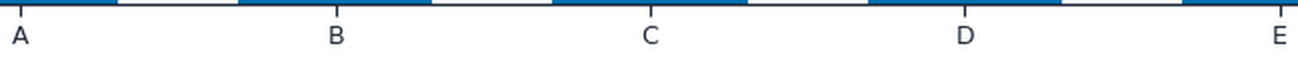
#> input picture examples/golden-runs/reverse-benchmark/reverse-output/bar/inspect/text-crops/x-ticks.png, 1298 x 60 px
$ python inspect_image.py ../../../examples/golden-runs/reverse-benchmark/reverse-output/bar/inspect/text-crops/x-ticks.png   (older library calls are emulated)
#> lines starting #> are read from the running program, lines starting #| are printed output that depends on the picture; after the words box and inside, x2 and y2 are one past the last pixel; in counts of white or black regions, pixels touching at a corner belong together
# /// script
# requires-python = ">=3.10"
# dependencies = ["opencv-python-headless>=4.9", "numpy>=1.24", "Pillow>=10"]
# ///
# -*- coding: utf-8 -*-
"""像素级图表体检：绘图区定位、轴线/刻度检测、Lab 色彩聚类、文本裁剪放大。

输出 measurements.json 与 text-crops/*.png。刻度文本与图例名称由多模态读图
写入 ticks JSON；本脚本不读取 ground truth，也不反推数据。
"""
import argparse
import json
import sys
from pathlib import Path

import cv2
import numpy as np
from PIL import Image

sys.stdout.reconfigure(encoding="utf-8")


def imread(path: Path):
    data = np.fromfile(str(path), dtype=np.uint8)
    if data.size == 0:
        raise ValueError(f"无法读取文件：{path}")
    img = cv2.imdecode(data, cv2.IMREAD_COLOR)
    if img is None:
        raise ValueError(f"无法解码图像：{path}")
    return img


def imwrite(path: Path, img) -> None:
    ok, buf = cv2.imencode(path.suffix or ".png", img)
    if not ok:
        raise ValueError(f"无法编码图像：{path}")
    path.parent.mkdir(parents=True, exist_ok=True)
    buf.tofile(str(path))


def rgb_hex(bgr) -> str:
    b, g, r = [int(round(v)) for v in bgr]
    return f"#{r:02X}{g:02X}{b:02X}"


def content_mask(img):
    hsv = cv2.cvtColor(img, cv2.COLOR_BGR2HSV)
    sat = hsv[:, :, 1]
    val = hsv[:, :, 2]
    return ((sat > 45) & (val > 75)).astype(np.uint8) * 255


def bbox_of(mask):
    ys, xs = np.where(mask > 0)
    if len(xs) == 0:
        return None
    return [int(xs.min()), int(ys.min()), int(xs.max()), int(ys.max())]


def dark_mask(gray):
    return ((gray < 115).astype(np.uint8)) * 255


def longest_line(mask, axis):
    h, w = mask.shape
    if axis == "v":
        kernel = cv2.getStructuringElement(cv2.MORPH_RECT, (1, max(24, h // 8)))
        opened = cv2.morphologyEx(mask, cv2.MORPH_OPEN, kernel)
        score = opened.sum(axis=0) / 255.0
        positions = np.where(score > max(10, h * 0.18))[0]
        if len(positions) == 0:
            return None, None
        groups = []
        start = prev = int(positions[0])
        for p in positions[1:]:
            p = int(p)
            if p - prev > 2:
                groups.append((start, prev))
                start = p
            prev = p
        groups.append((start, prev))
        best = max(groups, key=lambda g: score[g[0]:g[1] + 1].max())
        x = int(round((best[0] + best[1]) / 2))
        rows = np.where(opened[:, best[0]:best[1] + 1].sum(axis=1) > 0)[0]
        return x, (int(rows.min()), int(rows.max())) if len(rows) else None
    kernel = cv2.getStructuringElement(cv2.MORPH_RECT, (max(24, w // 8), 1))
    opened = cv2.morphologyEx(mask, cv2.MORPH_OPEN, kernel)
    score = opened.sum(axis=1) / 255.0
    positions = np.where(score > max(10, w * 0.18))[0]
    if len(positions) == 0:
        return None, None
    groups = []
    start = prev = int(positions[0])
    for p in positions[1:]:
        p = int(p)
        if p - prev > 2:
            groups.append((start, prev))
            start = p
        prev = p
    groups.append((start, prev))
    best = max(groups, key=lambda g: score[g[0]:g[1] + 1].max())
    y = int(round((best[0] + best[1]) / 2))
    cols = np.where(opened[best[0]:best[1] + 1, :].sum(axis=0) > 0)[0]
    return y, (int(cols.min()), int(cols.max())) if len(cols) else None


def detect_axes(gray, hint):
    mask = dark_mask(gray)
    vx, vext = longest_line(mask, "v")
    hy, hext = longest_line(mask, "h")
    h, w = gray.shape
    if hint in ("pie", "heatmap"):
        return (None, None), (None, None)
    if vx is not None and vx > w * 0.55:
        vx = None
    if hy is not None and hy < h * 0.45:
        hy = None
    return (vx, vext), (hy, hext)


# [49 lines left out: functions _peaks, group_peaks, detect_ticks, not called in this run]


def detect_pie(img, hint):
    mask = content_mask(img)
    h, w = mask.shape
    kernel = cv2.getStructuringElement(cv2.MORPH_ELLIPSE, (max(9, w // 45), max(9, w // 45)))
    closed = cv2.morphologyEx(mask, cv2.MORPH_CLOSE, kernel)
    contours, _ = cv2.findContours(closed, cv2.RETR_EXTERNAL, cv2.CHAIN_APPROX_SIMPLE)
    if not contours:
        return None
    contour = max(contours, key=cv2.contourArea)
    if len(contour) < 5:
        return None
    area = cv2.contourArea(contour)
    if area < 0.03 * w * h:
        return None
    (cx, cy), (ma, mi), angle = cv2.fitEllipse(contour)
    aspect = max(ma, mi) / max(1e-6, min(ma, mi))
    fill = area / max(1e-6, np.pi * ma * mi / 4)
    is_pie = hint == "pie" or (area > 0.10 * w * h and aspect < 2.5 and fill > 0.55)
    if not is_pie:
        return None
    return {
        "center": [round(float(cx), 1), round(float(cy), 1)],
        "radius": round(float(max(ma, mi) / 2), 1),
        "aspect": round(float(aspect), 3),
        "fill_ratio": round(float(fill), 3),
        "is_3d": bool(aspect > 1.22),
    }


def detect_palette(img, bbox, k=8):
    if bbox is None:
        return []
    x0, y0, x1, y1 = bbox
    crop = img[max(0, y0):min(img.shape[0], y1 + 1), max(0, x0):min(img.shape[1], x1 + 1)]
    hsv = cv2.cvtColor(crop, cv2.COLOR_BGR2HSV)
    mask = (hsv[:, :, 1] > 55) & (hsv[:, :, 2] > 75)
    pixels = crop[mask]
    if len(pixels) < 20:
        return []
    if len(pixels) > 40000:
        idx = np.linspace(0, len(pixels) - 1, 40000).astype(int)
        pixels = pixels[idx]
    k = int(max(2, min(k, len(pixels))))
    criteria = (cv2.TERM_CRITERIA_EPS + cv2.TERM_CRITERIA_MAX_ITER, 30, 1.0)
    _, labels, centers = cv2.kmeans(pixels.astype(np.float32), k, None, criteria, 5, cv2.KMEANS_PP_CENTERS)
    counts = np.bincount(labels.flatten(), minlength=k)
    total = counts.sum()
    out = []
    for count, center in sorted(zip(counts, centers), key=lambda x: -x[0]):
        share = float(count / total)
        if share < 0.01:
            continue
        out.append({"hex": rgb_hex(center), "share": round(share, 4), "bgr": [int(round(v)) for v in center]})
    return out


def save_crop(img, bbox, path: Path, scale=2, pad=8):
    if bbox is None:
        return None
    h, w = img.shape[:2]
    x0, y0, x1, y1 = bbox
    x0 = max(0, int(x0) - pad); y0 = max(0, int(y0) - pad)
    x1 = min(w, int(x1) + pad); y1 = min(h, int(y1) + pad)
    if x1 <= x0 or y1 <= y0:
        return None
    crop = img[y0:y1, x0:x1]
    if scale != 1:
        crop = cv2.resize(crop, None, fx=scale, fy=scale, interpolation=cv2.INTER_LANCZOS4)
    imwrite(path, crop)
    return {"path": str(path), "bbox": [x0, y0, x1, y1], "scale": scale}


def text_regions(gray, plot, pie):
    h, w = gray.shape
    x0, y0, x1, y1 = plot if plot else (0, 0, w - 1, h - 1)
    dark = dark_mask(gray)
    regions = {}
    # 标题：绘图区上方
    top = dark[0:max(1, y0 - 4), :]
    regions["title"] = bbox_of(top)
    # 横轴标签/刻度：绘图区下方
    bottom = dark[min(h - 1, y1 + 2):h, :]
    regions["x_axis"] = bbox_of(bottom)
    # 纵轴标签：绘图区左侧
    left = dark[:, 0:max(1, x0 - 2)]
    regions["y_axis"] = bbox_of(left)
    # 图例/右上：优先取右上彩色块；没有则取上方右侧
    right_top = dark[0:max(1, y0), max(0, x0):w]
    regions["legend"] = bbox_of(right_top)
    return regions


def main() -> int:
    ap = argparse.ArgumentParser(description="像素级图表体检（图像 → measurements.json）")
    ap.add_argument("image")
    ap.add_argument("--chart-type", choices=["bar", "line", "scatter", "pie", "heatmap"], default=None)
    ap.add_argument("--outdir", default="reverse-work")
    ap.add_argument("--out", default=None)
    ap.add_argument("--min-width", type=int, default=800)
    ap.add_argument("--text-scale", type=float, default=2.0)
    ap.add_argument("--json", action="store_true")
    args = ap.parse_args()

    result = {"status": "error", "outputs": [], "rows_used": 0, "rows_dropped": 0,
              "verified": False, "warnings": [], "measurements": {}}
    warnings = result["warnings"]
    try:
        image_path = Path(args.image)
        img = imread(image_path)
#> in imread, img is the input picture: shape (60, 1298, 3); mean B, G, R 240.8, 237.6, 232.8
        h, w = img.shape[:2]
#> h = 60; w = 1298
        gray = cv2.cvtColor(img, cv2.COLOR_BGR2GRAY)
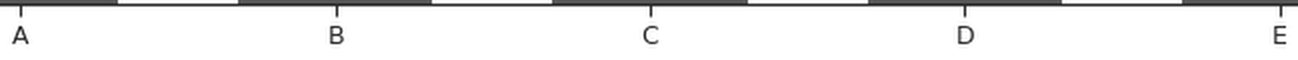
#> gray: shape (60, 1298); min 3, max 255, mean 236.6
        hsv = cv2.cvtColor(img, cv2.COLOR_BGR2HSV)
#> hsv: shape (60, 1298, 3); mean H, S, V 17.4, 14.9, 240.8
        sharpness = float(cv2.Laplacian(gray, cv2.CV_64F).var())
#> sharpness = 502
        outdir = Path(args.outdir)
        crops_dir = outdir / "text-crops"
        crops_dir.mkdir(parents=True, exist_ok=True)

        pie = detect_pie(img, args.chart_type)
#> in content_mask, `return ((sat > 45) & (val > 75)).astype(np.uint8) * 255`:
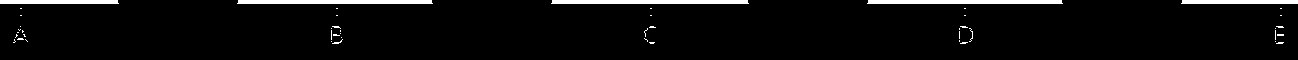
#> returned value: shape (60, 1298); 4.5% white; 49 white regions (44 under 20 px), largest, box (x1, y1, x2, y2) and area: (551, 0, 749, 4) 786, (237, 0, 433, 4) 778, (867, 0, 1063, 4) 778, (0, 0, 119, 4) 473, (1181, 0, 1298, 4) 465
#> in detect_pie, `closed = cv2.morphologyEx(mask, cv2.MORPH_CLOSE, kernel)`:
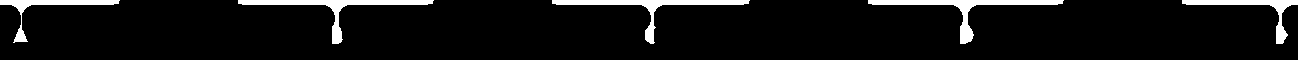
#> closed: shape (60, 1298); 7.2% white; 5 white regions
#> in detect_pie, `contours, _ = cv2.findContours(closed, cv2.RETR_EXTERNAL, cv2.CHAIN_AP..`: contours = 5 contours; box (x1, y1, x2, y2) and area: (868, 0, 1064, 44) 1118, (238, 0, 434, 44) 1055, (552, 0, 750, 44) 1020, (1182, 0, 1298, 44) 726, (0, 0, 120, 43) 650
#> in detect_pie, `contour = max(contours, key=cv2.contourArea)`: contour = contour of 50 points, box (x1, y1, x2, y2) (868, 0, 1064, 44), area 1118
#> in detect_pie, `area = cv2.contourArea(contour)`: area = 1118
        (vx, vext), (hy, hext) = detect_axes(gray, args.chart_type)
#> in dark_mask, `return ((gray < 115).astype(np.uint8)) * 255`: returned value: shape (60, 1298); 8.2% white; 6 white regions, box (x1, y1, x2, y2) and area: (0, 0, 1298, 16) 5944, (331, 26, 343, 44) 98, (959, 26, 974, 44) 86, (13, 26, 28, 44) 85, (1275, 26, 1286, 44) 78, (644, 26, 657, 44) 62
#> in longest_line, `opened = cv2.morphologyEx(mask, cv2.MORPH_OPEN, kernel)`:
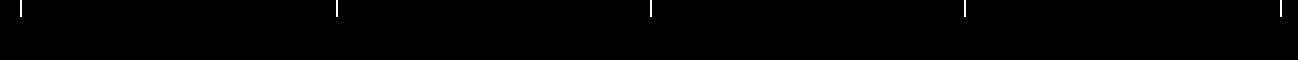
#> opened: shape (60, 1298); 0.22% white in thin lines or dots, all inside (x1, y1, x2, y2) = (20, 0, 1282, 17)
#> in longest_line, `score = opened.sum(axis=0) / 255.0`: score = 1298 values, max 17 at index 20, min 0 at index 0, mean 0.131
#> in longest_line, `positions = np.where(score > max(10, h * 0.18))[0]`: positions = [20, 21, 336, 337, 650, 651, 964, 965, 1280, 1281]
#> in longest_line, `start = prev = int(positions[0])`: start = 20
#> the loop in longest_line, `for p in positions[1:]:` made 9 passes
#> (p, start, prev) on passes 2, 4, 6, 8: (336, 336, 336), (650, 650, 650), (964, 964, 964), (1280, 1280, 1280)
#> (p, prev) on passes 1, 3, 5, 7, 9: (21, 21), (337, 337), (651, 651), (965, 965), (1281, 1281)
#> after the loop in longest_line, `for p in positions[1:]:`: groups = [(20, 21), (336, 337), (650, 651), (964, 965)]
#> in longest_line, `best = max(groups, key=lambda g: score[g[0]:g[1] + 1].max())`: best = (20, 21)
#> in longest_line, `x = int(round((best[0] + best[1]) / 2))`: x = 20
#> in longest_line, `rows = np.where(opened[:, best[0]:best[1] + 1].sum(axis=1) > 0)[0]`: rows = 17 values from 0 to 16
#> in detect_axes, `vx, vext = longest_line(mask, "v")`: vx = 20; vext = (0, 16)
#> call 2 of longest_line, with axis = 'h'
#> in longest_line (call 2), `opened = cv2.morphologyEx(mask, cv2.MORPH_OPEN, kernel)`:
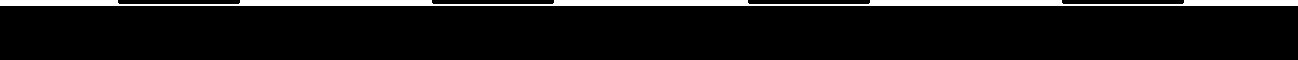
#> opened: shape (60, 1298); 7.5% white; 1 white region, box (x1, y1, x2, y2) and area: (0, 0, 1298, 6) 5844
#> in longest_line (call 2), `score = opened.sum(axis=1) / 255.0`: score = 60 values, max 1298 at index 4, min 0 at index 6, mean 97.4
#> in longest_line (call 2), `positions = np.where(score > max(10, w * 0.18))[0]`: positions = [0, 1, 2, 3, 4, 5]
#> in longest_line (call 2), `start = prev = int(positions[0])`: start = 0
#> the loop in longest_line (call 2), `for p in positions[1:]:` made 5 passes
#> after the loop in longest_line (call 2), `for p in positions[1:]:`: groups = []
#> in longest_line (call 2), `best = max(groups, key=lambda g: score[g[0]:g[1] + 1].max())`: best = (0, 5)
#> in longest_line (call 2), `y = int(round((best[0] + best[1]) / 2))`: y = 2
#> in longest_line (call 2), `cols = np.where(opened[best[0]:best[1] + 1, :].sum(axis=0) > 0)[0]`: cols = 1298 values from 0 to 1297
#> in detect_axes, `hy, hext = longest_line(mask, "h")`: hy = 2; hext = (0, 1297)
#> vx = 20; vext = (0, 16); hext = (0, 1297)
        content = bbox_of(content_mask(img))
#> in bbox_of, `ys, xs = np.where(mask > 0)`: ys = 3541 values from 0 to 43; xs = 3541 values, max 1297 at index 817, min 0 at index 0, mean 649.7
#> content = [0, 0, 1297, 43]
        if pie:
            x0, y0, x1, y1 = content
            plot = [x0, y0, x1, y1]
            axis_info = {"type": "none", "note": "pie 无坐标轴"}
        elif vx is not None and hy is not None:
            axis_top = vext[0] if vext else max(0, content[1] - 10)
            axis_right = hext[1] if hext else (content[2] if content else w - 10)
            plot = [vx, axis_top, axis_right, hy]
            axis_info = {"type": "cartesian", "y_axis_x": vx, "x_axis_y": hy,
                         "y_extent": list(vext) if vext else None,
                         "x_extent": list(hext) if hext else None}
        elif content:
            plot = list(content)
#> plot = [0, 0, 1297, 43]
            axis_info = {"type": "none", "note": "未检测到坐标轴，使用内容包围盒"}
        else:
            raise ValueError("未检测到图表内容包围盒")

        x_ticks = detect_ticks(gray, plot, "x") if axis_info["type"] == "cartesian" else []
#> x_ticks = []
        y_ticks = detect_ticks(gray, plot, "y") if axis_info["type"] == "cartesian" else []
#> y_ticks = []
        palette = detect_palette(img, content or plot)
#> in detect_palette, `x0, y0, x1, y1 = bbox`: x0 = 0; x1 = 1297; y1 = 43
#> in detect_palette, `crop = img[max(0, y0):min(img.shape[0], y1 + 1), max(0, x0):min(img.sh..`:
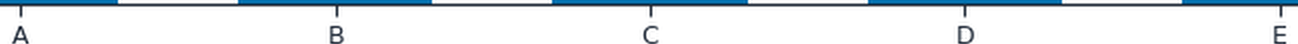
#> crop: shape (44, 1298, 3); mean B, G, R 235.7, 231.4, 224.8
#> in detect_palette, `hsv = cv2.cvtColor(crop, cv2.COLOR_BGR2HSV)`: hsv: shape (44, 1298, 3); mean H, S, V 23.5, 20.3, 235.7
#> in detect_palette, `mask = (hsv[:, :, 1] > 55) & (hsv[:, :, 2] > 75)`:
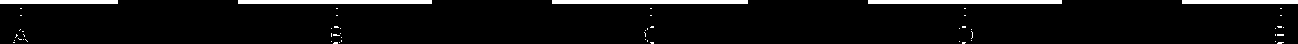
#> mask: shape (44, 1298) bool; 6% white; 56 white regions (51 under 20 px), largest, box (x1, y1, x2, y2) and area: (552, 0, 748, 4) 784, (238, 0, 432, 4) 776, (868, 0, 1062, 4) 776, (0, 0, 118, 4) 472, (1182, 0, 1298, 4) 464
#> in detect_palette, `k = int(max(2, min(k, len(pixels))))`: k = 8
#> in detect_palette, `_, labels, centers = cv2.kmeans(pixels.astype(np.float32), k, None, cr..`: labels = 3447 values, max 7 at index 2571, min 0 at index 818, mean 2.19; centers = [[183, 119, 4.16], [120, 75, 2.17], [78.55, 65.87, 56.53], [173.9, 110.6, 0.0236], [175.1, 115.1, 8.99], [194, 145, 58.33], [86.39, 74.38, 65.96], [130, 94, 35]]
#> in detect_palette, `counts = np.bincount(labels.flatten(), minlength=k)`: counts = [784, 810, 53, 846, 800, 24, 122, 8]
#> in detect_palette, `total = counts.sum()`: total = 3447
#> the loop in detect_palette, `for count, center in sorted(zip(counts, centers), key=lambda x: -x[0]):` made 8 passes
#> (count, center, share) on passes 1 to 6: (846, [173.9, 110.6, 0.0236], 0.245), (810, [120, 75, 2.17], 0.235), (800, [175.1, 115.1, 8.99], 0.232), (784, [183, 119, 4.16], 0.227), (122, [86.39, 74.38, 65.96], 0.0354), (53, [78.55, 65.87, 56.53], 0.0154)
#> (count, center, share) on passes 7 to 8: (24, [194, 145, 58.33], 0.00696), (8, [130, 94, 35], 0.00232)
#> after the loop in detect_palette, `for count, center in sorted(zip(counts, centers), key=lambda x: -x[0]):`: out = 6 items
#> palette = 6 items
        regions = text_regions(gray, plot, pie)
#> in text_regions, `x0, y0, x1, y1 = plot if plot else (0, 0, w - 1, h - 1)`: x0 = 0; x1 = 1297; y1 = 43
#> in text_regions, `left = dark[:, 0:max(1, x0 - 2)]`: left = 60 values, max 255 at index 0, min 0 at index 6, mean 25.5
#> regions = 4 items

        crops = []
        for name, bbox in regions.items():
            saved = save_crop(img, bbox, crops_dir / f"{name}.png", args.text_scale, 8)
            if saved:
                crops.append({"name": name, **saved})
#> this loop made 4 passes
#> (name, bbox, x1 in save_crop, y1 in save_crop) on passes 1, 3, 4: ('title', [0, 0, 1297, 0], 1298, 8), ('y_axis', [0, 0, 0, 5], 8, 13), ('legend', [0, 0, 1297, 0], 1298, 8)
#> after the loop, crops = 3 items
        # 刻度条放大，便于多模态读刻度
        if x_ticks:
            xb = [min(x_ticks) - 6, int(plot[3]) + 2, max(x_ticks) + 6, min(h - 1, int(plot[3]) + 24)]
            saved = save_crop(img, xb, crops_dir / "x-ticks.png", args.text_scale, 4)
            if saved: crops.append({"name": "x-ticks", **saved})
        if y_ticks:
            yb = [max(0, int(plot[0]) - 42), min(y_ticks) - 6, max(0, int(plot[0]) + 2), max(y_ticks) + 6]
            saved = save_crop(img, yb, crops_dir / "y-ticks.png", args.text_scale, 4)
            if saved: crops.append({"name": "y-ticks", **saved})

        quality = {"sharpness": round(sharpness, 2),
                   "low_resolution": bool(w < args.min_width),
                   "width": w, "height": h}
#> quality = {'sharpness': 502, 'low_resolution': False, 'width': 1298, 'height': 60}
        evidence = "B"
        if quality["low_resolution"]:
            evidence = "C"
            warnings.append(f"图像宽度 {w}px < {args.min_width}px：仅可按 C 级骨架/近似处理，不承诺精确反推")
        if sharpness < 18:
            evidence = "C" if evidence == "B" else evidence
            warnings.append(f"图像清晰度偏低（Laplacian variance={sharpness:.1f}）：建议标注为 C 级")
        if pie and pie["is_3d"]:
            evidence = "X"
            warnings.append("检测到椭圆/透视饼图（aspect>1.22）：3D 透视不可逆，拒绝数值反推")
        chart_hint = args.chart_type or ("pie" if pie else "bar")
#> chart_hint = 'bar'

        measurements = {
            "image": str(image_path),
            "width": w, "height": h,
            "dpi": None,
            "plot_bbox": [int(round(v)) for v in plot],
            "axis": axis_info,
            "content_bbox": content,
            "x_ticks_px": x_ticks,
            "y_ticks_px": y_ticks,
            "palette": palette,
            "pie": pie,
            "quality": quality,
            "chart_type_hint": chart_hint,
            "evidence_hint": evidence,
            "text_crops": crops,
            "text_regions": {k: (list(v) if v else None) for k, v in regions.items()},
        }
        result["measurements"] = measurements
        measurements_path = outdir / "measurements.json"
        measurements_path.parent.mkdir(parents=True, exist_ok=True)
        measurements_path.write_text(json.dumps(measurements, ensure_ascii=False, indent=2) + "\n", encoding="utf-8")
        result["outputs"] = [str(measurements_path)] + [c["path"] for c in crops]
        result["status"] = "success"
        result["verified"] = bool(x_ticks or y_ticks or pie)
    except Exception as exc:  # noqa: BLE001
        warnings.append(f"{type(exc).__name__}: {exc}")

    payload = json.dumps(result, ensure_ascii=False, indent=2)
    if args.out:
        Path(args.out).parent.mkdir(parents=True, exist_ok=True)
        Path(args.out).write_text(payload + "\n", encoding="utf-8")
        result["outputs"].append(str(args.out))
        payload = json.dumps(result, ensure_ascii=False, indent=2)
    print(payload)
#> (printed output is left out)
    return 0 if result["status"] == "success" else 2


if __name__ == "__main__":
    raise SystemExit(main())
#> (the program exits here)

$ run again, with examples/golden-runs/reverse-benchmark/reverse-output/bar/inspect/text-crops/y_axis.png copied over examples/golden-runs/reverse-benchmark/reverse-output/bar/inspect/text-crops/x-ticks.png
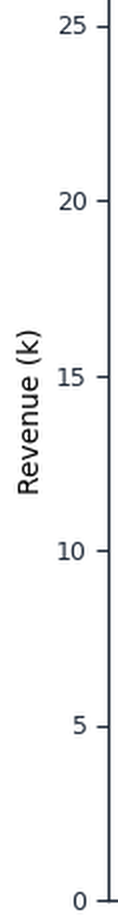
#> input picture examples/golden-runs/reverse-benchmark/reverse-output/bar/inspect/text-crops/y_axis.png, 118 x 924 px
#> in imread, img is the input picture: shape (924, 118, 3); mean B, G, R 245.8, 245.4, 245
#> sharpness = 618.6
#> in content_mask, `return ((sat > 45) & (val > 75)).astype(np.uint8) * 255`:
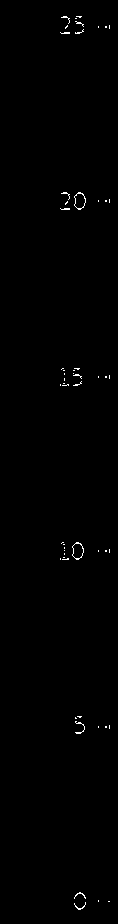
#> returned value: shape (924, 118); 0.41% white in thin lines or dots, all inside (x1, y1, x2, y2) = (60, 16, 110, 910)
#> closed: shape (924, 118); 0.94% white; 21 white regions (13 under 20 px)
#> contours = 21 contours, 16 with area under 20; largest, box (x1, y1, x2, y2) and area: (60, 192, 86, 210) 270, (60, 542, 84, 560) 258, (60, 16, 84, 34) 124, (75, 716, 85, 734) 76, (70, 368, 82, 386) 66
#> contour = contour of 50 points, box (x1, y1, x2, y2) (60, 192, 86, 210), area 270
#> area = 270
#> in longest_line, `score = opened.sum(axis=0) / 255.0`: score = 118 values, max 902 at index 108, min 0 at index 0, mean 15.29
#> in longest_line, `positions = np.where(score > max(10, h * 0.18))[0]`: positions = [108, 109]
#> in longest_line, `start = prev = int(positions[0])`: start = 108
#> the loop in longest_line, `for p in positions[1:]:` made 1 pass
#> (p, prev) on pass 1: (109, 109)
#> after the loop in longest_line, `for p in positions[1:]:`: groups = []
#> best = (108, 109)
#> x = 108
#> rows = 902 values from 0 to 901
#> in detect_axes, `vx, vext = longest_line(mask, "v")`: vx = 108; vext = (0, 901)
#> ys = 448 values from 16 to 909; xs = 448 values, max 109 at index 44, min 60 at index 64, mean 78.04
#> content = [60, 16, 109, 909]
#> x_ticks = []
#> in detect_palette, `x0, y0, x1, y1 = bbox`: x0 = 60; y0 = 16; x1 = 109; y1 = 909
#> mask: shape (894, 50) bool; 0.62% white in thin lines or dots
#> pixels = 275 rows, first 8: [88, 76, 68], [85, 72, 64], [86, 74, 66], [91, 79, 71], [77, 64, 55], [89, 77, 69], [88, 75, 68], [85, 72, 64]
#> k = 8
#> labels = 275 values, max 7 at index 9, min 0 at index 3, mean 3.17; centers = [[90.94, 78.83, 70.78], [77.15, 64.69, 55.75], [84.89, 72.79, 64.39], [86.39, 74.41, 66.07], [79.43, 67.19, 58.38], [81.55, 69.48, 60.83], [88.38, 76.38, 68.12], [83.6, 71.04, 62.8]]
#> counts = [18, 59, 38, 59, 21, 29, 26, 25]
#> total = 275
#> the loop in detect_palette, `for count, center in sorted(zip(counts, centers), key=lambda x: -x[0]):` made 8 passes
#> (count, center, share) on passes 1 to 8: (59, [77.15, 64.69, 55.75], 0.215), (59, [86.39, 74.41, 66.07], 0.215), (38, [84.89, 72.79, 64.39], 0.138), (29, [81.55, 69.48, 60.83], 0.105), (26, [88.38, 76.38, 68.12], 0.0945), (25, [83.6, 71.04, 62.8], 0.0909), (21, [79.43, 67.19, 58.38], 0.0764), (18, [90.94, 78.83, 70.78], 0.0655)
#> after the loop in detect_palette, `for count, center in sorted(zip(counts, centers), key=lambda x: -x[0]):`: out = 8 items
#> in text_regions, `x0, y0, x1, y1 = plot if plot else (0, 0, w - 1, h - 1)`: x0 = 60; y0 = 16; x1 = 109; y1 = 909
#> left: shape (924, 58); 1.7% white in thin lines or dots, all inside (x1, y1, x2, y2) = (16, 331, 40, 493)
#> regions = 4 items
#> the loop in main, `for name, bbox in regions.items():` made 4 passes
#> (name, bbox, x0 in save_crop, y0 in save_crop, x1 in save_crop, y1 in save_crop) on passes 1, 3, 4: ('title', [108, 0, 109, 11], 100, 0, 117, 19), ('y_axis', [16, 331, 39, 492], 8, 323, 47, 500), ('legend', [48, 0, 49, 15], 40, 0, 57, 23)
#> pass 3, in save_crop (call 3), `crop = cv2.resize(crop, None, fx=scale, fy=scale, interpolation=cv2.IN..`:
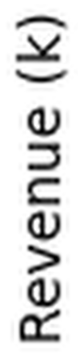
#> crop: shape (354, 78, 3); min 0, max 255, mean 217.2
#> after the loop in main, `for name, bbox in regions.items():`: crops = 3 items
#> quality = {'sharpness': 618.6, 'low_resolution': True, 'width': 118, 'height': 924}
#> chart_hint = 'bar'
#> (printed output is left out)
